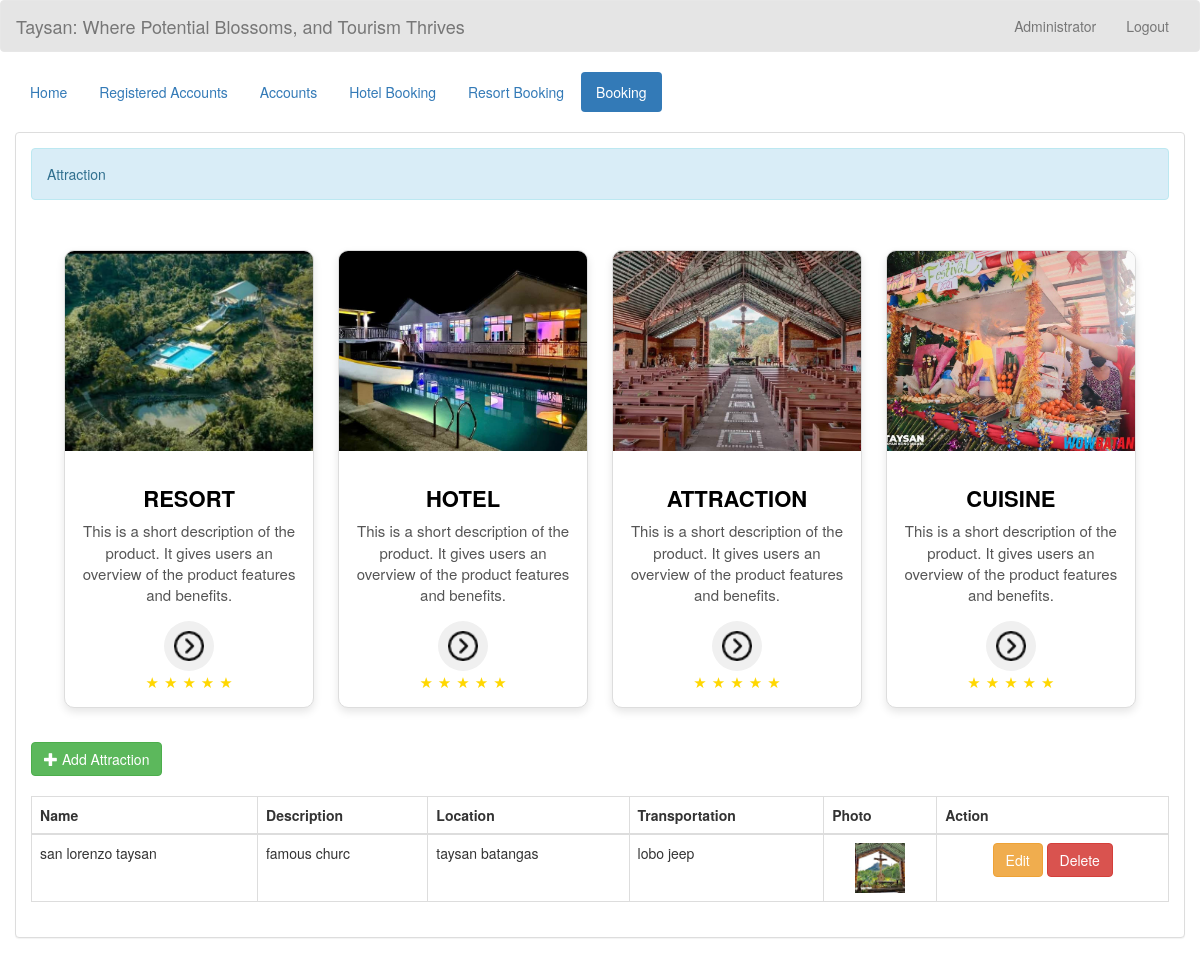
Screenshot of /admin/attraction.php (signed in) with the database file from the repository.
### tables this page shows
CREATE TABLE `attraction` (
  `attraction_id` int(100) NOT NULL,
  `attraction_name` varchar(200) NOT NULL,
  `descr` varchar(200) NOT NULL,
  `location` varchar(200) NOT NULL,
  `transportation` varchar(200) NOT NULL,
  `photo` varchar(200) NOT NULL
);

### admin_query/name.php (called while the page is built)
<?php
	require '../connection/connect.php';
	$query = $conn->query("SELECT * FROM `admin` WHERE `admin_id` = '$_SESSION[admin_id]'") or die(mysqli_error());
	$fetch = $query->fetch_array();
	$name = $fetch['name'];
?>

### admin/attraction.php (the view, shortened to what this page needs)
<!DOCTYPE html>
<?php
	require '../admin_query/name.php';
?>
<html lang = "en">
	<head>
		<link rel = "stylesheet" type = "text/css" href = "../css/bootstrap.css " />
		<link rel = "stylesheet" type = "text/css" href = "../css/style.css" />
	</head>
<body>
	<nav style = "background-color:rgba(0, 0, 0, 0.1);" class = "navbar navbar-default">
		<div  class = "container-fluid">
			<div class = "navbar-header">
			<a class = "navbar-brand" >Taysan: Where Potential Blossoms, and Tourism Thrives</a>
			</div>
			<ul class = "nav navbar-nav pull-right ">
				<li class = "dropdown">
					<a class="dropdown-toggle" data-toggle="dropdown" role="button" aria-haspopup="true" aria-expanded="false"></i> <?php echo $name;?></a>
				</li>
				<li><a href = "index.php">Logout</a></li>
			</ul>
		</div>
	</nav>
	<div class = "container-fluid">
		<ul class = "nav nav-pills">
		<li><a href = "home.php">Home</a></li>
			<li class = ""><a href = "registered_user.php">Registered Accounts</a></li>
			<li><a href = "account.php">Accounts</a></li>
			<li  class = ""><a href = "reserve.php">Hotel Booking</a></li>
			<li><a href = "reserve_resort.php">Resort Booking</a></li>
			<li class = "active"><a href = "room.php">Booking</a></li>
	</div>
	<br />
	<div class = "container-fluid">
		<div class = "panel panel-default">
			<div class = "panel-body">
				<div class = "alert alert-info">Attraction</div>
                <a href="resort.php" style="text-decoration: none;">
		<div style="padding: 20px; text-align: center;">
        <div style="display: inline-block; width: 250px; border: 1px solid #ddd; border-radius: 10px; overflow: hidden; box-shadow: 0 4px 8px rgba(0, 0, 0, 0.1); background-color: #fff; margin: 10px; transition: all 0.3s ease;"
            onmouseover="this.style.boxShadow='0 8px 16px rgba(0, 0, 0, 0.2)'; this.style.transform='scale(1.05)';"
            onmouseout="this.style.boxShadow='0 4px 8px rgba(0, 0, 0, 0.1)'; this.style.transform='scale(1)';">
            <img src="image/resort.jpg" alt="Product Image" style="width: 100%; height: 200px; object-fit: cover; transition: all 0.3s ease;"
                onmouseover="this.style.transform='scale(1.1)';"
                onmouseout="this.style.transform='scale(1)';">
            <div style="padding: 15px; text-align: center;">
                <h3 style="font-size: 2.2rem; margin-bottom: 10px; font-weight: bold; color: black;">RESORT</h3>
                <p style="font-size: 1.5rem; color: #555; margin-bottom: 15px;">This is a short description of the product. It gives users an overview of the product features and benefits.</p>
                <button onclick="window.location.href='resort.php'" style="border: none; background-color: #f0f0f0; padding: 10px; border-radius: 50%; cursor: pointer; transition: all 0.3s ease;"
                        onmouseover="this.style.backgroundColor='#ddd'; this.style.transform='scale(1.1)';"
                        onmouseout="this.style.backgroundColor='#f0f0f0'; this.style.transform='scale(1)';">
                    <img src="image/next.png" alt="Button Image" style="width: 30px; height: 30px;">
                </button>
                <div style="display: flex; justify-content: center; gap: 5px;">
                    <span style="font-size: 1.5rem; color: #FFD700;">★</span>
                    <span style="font-size: 1.5rem; color: #FFD700;">★</span>
                    <span style="font-size: 1.5rem; color: #FFD700;">★</span>
                    <span style="font-size: 1.5rem; color: #FFD700;">★</span>
                    <span style="font-size: 1.5rem; color: #FFD700;">★</span>
                </div>
            </div>
        </div>
</a>
            <a href="room.php" style="text-decoration: none;">
            <div style="display: inline-block; width: 250px; border: 1px solid #ddd; border-radius: 10px; overflow: hidden; box-shadow: 0 4px 8px rgba(0, 0, 0, 0.1); background-color: #fff; margin: 10px; transition: all 0.3s ease;"
                onmouseover="this.style.boxShadow='0 8px 16px rgba(0, 0, 0, 0.2)'; this.style.transform='scale(1.05)';"
                onmouseout="this.style.boxShadow='0 4px 8px rgba(0, 0, 0, 0.1)'; this.style.transform='scale(1)';">
                <img src="image/hotel.jpg" alt="Product Image" style="width: 100%; height: 200px; object-fit: cover; transition: all 0.3s ease;"
                    onmouseover="this.style.transform='scale(1.1)';"
                    onmouseout="this.style.transform='scale(1)';">
                <div style="padding: 15px; text-align: center;">
                    <h3 style="font-size: 2.2rem; margin-bottom: 10px; font-weight: bold; color: black;">HOTEL</h3>
                    <p style="font-size: 1.5rem; color: #555; margin-bottom: 15px;">This is a short description of the product. It gives users an overview of the product features and benefits.</p>
                    <button onclick="window.location.href='room.php'" style="border: none; background-color: #f0f0f0; padding: 10px; border-radius: 50%; cursor: pointer; transition: all 0.3s ease;"
                            onmouseover="this.style.backgroundColor='#ddd'; this.style.transform='scale(1.1)';"
                            onmouseout="this.style.backgroundColor='#f0f0f0'; this.style.transform='scale(1)';">
                        <img src="image/next.png" alt="Button Image" style="width: 30px; height: 30px;">
                    </button>
                    <div style="display: flex; justify-content: center; gap: 5px;">
                        <span style="font-size: 1.5rem; color: #FFD700;">★</span>
                        <span style="font-size: 1.5rem; color: #FFD700;">★</span>
                        <span style="font-size: 1.5rem; color: #FFD700;">★</span>
                        <span style="font-size: 1.5rem; color: #FFD700;">★</span>
                        <span style="font-size: 1.5rem; color: #FFD700;">★</span>
                    </div>
                </div>
            </div>
            </a>
            <a href="attraction.php" style="text-decoration: none;">
            <div style="display: inline-block; width: 250px; border: 1px solid #ddd; border-radius: 10px; overflow: hidden; box-shadow: 0 4px 8px rgba(0, 0, 0, 0.1); background-color: #fff; margin: 10px; transition: all 0.3s ease;"
                onmouseover="this.style.boxShadow='0 8px 16px rgba(0, 0, 0, 0.2)'; this.style.transform='scale(1.05)';"
                onmouseout="this.style.boxShadow='0 4px 8px rgba(0, 0, 0, 0.1)'; this.style.transform='scale(1)';">
                <img src="image/attraction.jpg" alt="Product Image" style="width: 100%; height: 200px; object-fit: cover; transition: all 0.3s ease;"
                    onmouseover="this.style.transform='scale(1.1)';"
                    onmouseout="this.style.transform='scale(1)';">
                <div style="padding: 15px; text-align: center;">
                    <h3 style="font-size: 2.2rem; margin-bottom: 10px; font-weight: bold; color: black;">ATTRACTION</h3>
                    <p style="font-size: 1.5rem; color: #555; margin-bottom: 15px;">This is a short description of the product. It gives users an overview of the product features and benefits.</p>
                    <button onclick="window.location.href='attraction.php'" style="border: none; background-color: #f0f0f0; padding: 10px; border-radius: 50%; cursor: pointer; transition: all 0.3s ease;"
                            onmouseover="this.style.backgroundColor='#ddd'; this.style.transform='scale(1.1)';"
                            onmouseout="this.style.backgroundColor='#f0f0f0'; this.style.transform='scale(1)';">
                        <img src="image/next.png" alt="Button Image" style="width: 30px; height: 30px;">
                    </button>
                    <div style="display: flex; justify-content: center; gap: 5px;">
                        <span style="font-size: 1.5rem; color: #FFD700;">★</span>
                        <span style="font-size: 1.5rem; color: #FFD700;">★</span>
                        <span style="font-size: 1.5rem; color: #FFD700;">★</span>
                        <span style="font-size: 1.5rem; color: #FFD700;">★</span>
                        <span style="font-size: 1.5rem; color: #FFD700;">★</span>
                    </div>
                </div>
            </div>
           </a>
           <a href="cuisine.php" style="text-decoration: none;">
           <div style="display: inline-block; width: 250px; border: 1px solid #ddd; border-radius: 10px; overflow: hidden; box-shadow: 0 4px 8px rgba(0, 0, 0, 0.1); background-color: #fff; margin: 10px; transition: all 0.3s ease;"
                onmouseover="this.style.boxShadow='0 8px 16px rgba(0, 0, 0, 0.2)'; this.style.transform='scale(1.05)';"
                onmouseout="this.style.boxShadow='0 4px 8px rgba(0, 0, 0, 0.1)'; this.style.transform='scale(1)';">
                <img src="image/cuisine.jpg" alt="Product Image" style="width: 100%; height: 200px; object-fit: cover; transition: all 0.3s ease;"
                    onmouseover="this.style.transform='scale(1.1)';"
                    onmouseout="this.style.transform='scale(1)';">
                <div style="padding: 15px; text-align: center;">
                    <h3 style="font-size: 2.2rem; margin-bottom: 10px; font-weight: bold; color: black;">CUISINE</h3>
                    <p style="font-size: 1.5rem; color: #555; margin-bottom: 15px;">This is a short description of the product. It gives users an overview of the product features and benefits.</p>
                    <button onclick="window.location.href='cuisine.php'" style="border: none; background-color: #f0f0f0; padding: 10px; border-radius: 50%; cursor: pointer; transition: all 0.3s ease;"
                            onmouseover="this.style.backgroundColor='#ddd'; this.style.transform='scale(1.1)';"
                            onmouseout="this.style.backgroundColor='#f0f0f0'; this.style.transform='scale(1)';">
                        <img src="image/next.png" alt="Button Image" style="width: 30px; height: 30px;">
                    </button>
                    <div style="display: flex; justify-content: center; gap: 5px;">
                        <span style="font-size: 1.5rem; color: #FFD700;">★</span>
                        <span style="font-size: 1.5rem; color: #FFD700;">★</span>
                        <span style="font-size: 1.5rem; color: #FFD700;">★</span>
                        <span style="font-size: 1.5rem; color: #FFD700;">★</span>
                        <span style="font-size: 1.5rem; color: #FFD700;">★</span>
                    </div>
                </div>
                </div>
                </a>
        </div>
		<div>
				<a class = "btn btn-success" href = "add_attraction.php"><i class = "glyphicon glyphicon-plus"></i> Add Attraction</a>
				<br />
				<br />
				<table id = "table" class = "table table-bordered">
					<thead>
						<tr>
						    <th>Name</th>
							<th>Description</th>
                            <th>Location</th>
                            <th>Transportation</th>
							<th>Photo</th>
							<th>Action</th>
						</tr>
					</thead>
					<tbody>
					<?php
						$query = $conn->query("SELECT * FROM `attraction`") or die(mysqli_error());
						while($fetch = $query->fetch_array()){
					?>
						<tr>
					    	<td><?php echo $fetch['attraction_name']?></td>
							<td><?php echo $fetch['descr']?></td>
                            <td><?php echo $fetch['location']?></td>
							<td><?php echo $fetch['transportation']?></td>
							<td><center><img src = "../photo/<?php echo $fetch['photo']?>" height = "50" width = "50"/></center></td>
							<td><center><a class = "btn btn-warning" href = "edit_attraction.php?attraction_id=<?php echo $fetch['attraction_id']?>"></i> Edit</a> <a class = "btn btn-danger" onclick = "confirmationDelete(this); return false;" href = "../admin_query/delete_attraction.php?attraction_id=<?php echo $fetch['attraction_id']?>"> Delete</a></center></td>
						</tr>
					<?php
						}
					?>
					</tbody>
				</table>
			</div>
		</div>
	</div>
</body>
</html>

### rows the page displays
attraction: attraction_name "san lorenzo taysan", descr "famous churc", location "taysan batangas", transportation "lobo jeep", photo (picture)

### other values shown
$name "Administrator"
